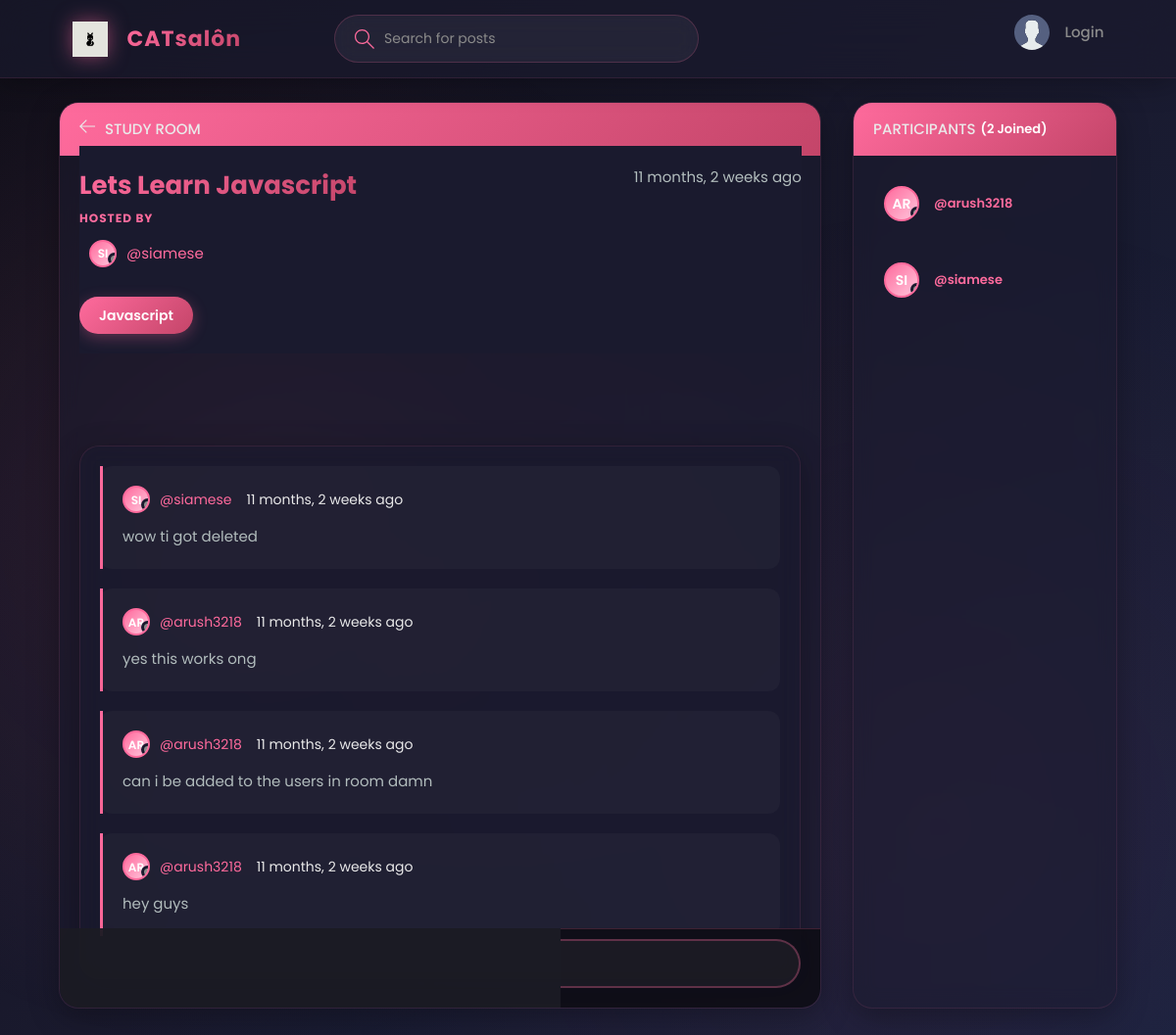
The page /room/4/ on the database its author committed.
### base/models.py (models this page shows, shortened)
class Room(models.Model):
    host = models.ForeignKey(User, on_delete=models.SET_NULL, null=True)
    topic = models.ForeignKey(Topic, on_delete=models.SET_NULL, null=True)
    name = models.CharField(max_length=200)
    description = models.TextField(null=True, blank=True)
    participants = models.ManyToManyField(User, related_name='participants', blank=True)
    updated = models.DateTimeField(auto_now =True)
    created = models.DateTimeField(auto_now_add=True)
    class Meta:
        ordering = ['-updated', '-created']

class Topic(models.Model):
    name = models.CharField(max_length=200)
    def __str__(self):
        return self.name

class Message(models.Model):
    user = models.ForeignKey(User, on_delete=models.CASCADE)
    room = models.ForeignKey(Room, on_delete=models.CASCADE)
    body = models.TextField()
    updated = models.DateTimeField(auto_now =True)
    created = models.DateTimeField(auto_now_add=True)

### base/views.py (the view, shortened to what this page needs)
# urls.py: path('room/<str:pk>/', views.room, name = 'room'),
def room(request, pk):
    room = Room.objects.get(id=pk)
    room_messages = room.message_set.all().order_by('-created')
    participants = room.participants.all()
    context = {'room': room, 'room_messages': room_messages, 'participants': participants}
    return render(request, 'base/room.html', context)

### base/templates/base/room.html (shortened to what this page needs)
{% extends 'main.html' %} {% block content %}
<main class="profile-page layout layout--2">
  <div class="container">
    <div class="room">
      <div class="room__top">
        <div class="room__topLeft">
          <a href="{% url 'home' %}">
            <svg
              version="1.1"
              xmlns="http://www.w3.org/2000/svg"
              width="32"
              height="32"
              viewBox="0 0 32 32"
            >
              <title>arrow-left</title>
              <path
                d="M13.723 2.286l-13.723 13.714 13.719 13.714 1.616-1.611-10.96-10.96h27.625v-2.286h-27.625l10.965-10.965-1.616-1.607z"
              ></path>
            </svg>
          </a>
          <h3>Study Room</h3>
        </div>
      </div>
      <div class="room__box scroll">
        <div class="room__header scroll">
          <div class="room__info">
            <h3>{{room.name}}</h3>
            <span>{{room.created|timesince}} ago</span>
          </div>
          <div class="room__hosted">
            <p>Hosted By</p>
            <a
              href="{% url 'user_profile' room.host.id %}"
              class="room__author"
            >
              <div class="avatar avatar--small">
                {{ room.host.username|slice:":2"|upper }}
              </div>
              <span>@{{room.host.username}}</span>
            </a>
          </div>
          <span class="room__topics">{{room.topic}}</span>
        </div>
        <div class="room__conversation">
          <div class="threads scroll">
            {% for message in room_messages %}
            <div class="thread">
              <div class="thread__top">
                <div class="thread__author">
                  <a
                    href="{% url 'user_profile' message.user.id %}"
                    class="thread__authorInfo"
                  >
                    <div class="avatar avatar--small">
                      {{ message.user.username|slice:":2"|upper }}
                    </div>
                    <span>@{{message.user.username}}</span>
                  </a>
                  <span class="thread__date"
                    >{{message.created|timesince}} ago</span
                  >
                </div>
              </div>
              <div class="thread__details">{{message.body}}</div>
            </div>
            {% endfor %}
          </div>
        </div>
      </div>
      <div class="room__message">
        <form action="" method="POST">
          <input name="body" placeholder="Write your message here..." />
        </form>
      </div>
    </div>
    <div class="participants">
      <h3 class="participants__top">
        Participants <span>({{participants.count}} Joined)</span>
      </h3>
      <div class="participants__list scroll">
        {% for user in participants %}
        <a href="{%  url 'user_profile' user.id %}" class="participant">
          <div class="avatar avatar--medium">
            {{ user.username|slice:":2"|upper }}
          </div>
          <p>
            <span>@{{user.username}}</span>
          </p>
        </a>
        {% endfor %}
      </div>
    </div>
  </div>
</main>
{% endblock content %}

### rows shown on the page
Room: name "Lets Learn Javascript", created "11 months, 2 weeks", host.username "SI", host.username "siamese", topic "Javascript"
Message: user.username "SI", user.username "siamese", created "11 months, 2 weeks", body "wow ti got deleted"
Message: user.username "AR", user.username "arush3218", created "11 months, 2 weeks", body "yes this works ong"
Message: user.username "AR", user.username "arush3218", created "11 months, 2 weeks", body "can i be added to the users in room damn"
Message: user.username "AR", user.username "arush3218", created "11 months, 2 weeks", body "hey guys"

### other values the page prints
{{ participants.count }} "2"
{{ user.username|slice:":2"|upper }} "AR"
{{ user.username }} "arush3218"
{{ user.username|slice:":2"|upper }} "SI"
{{ user.username }} "siamese"
